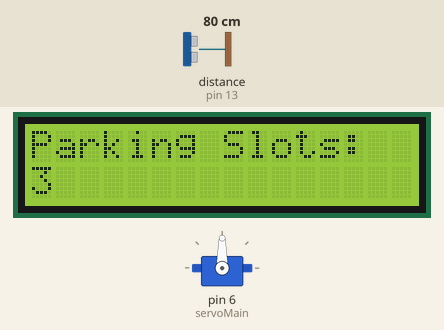
Simulated run of this sketch. Board: Arduino Uno, built with avr-gcc and run on an emulated ATmega328P. On the bench: servo, 16×2 character LCD. Wiring (inferred from the names in the program): ultrasonic range finder: trigger pin 12; echo pin 13. Inputs (shaded band) come from the test bench; at power-on: distance to the obstacle (sensor on pin 13) 80 cm. The echo pulse lasts 58.3 µs per cm.

Above: at 1.2 s.
1.3 s: distance to the obstacle (sensor on pin 13) set to 2 cm
At 5.31 s:
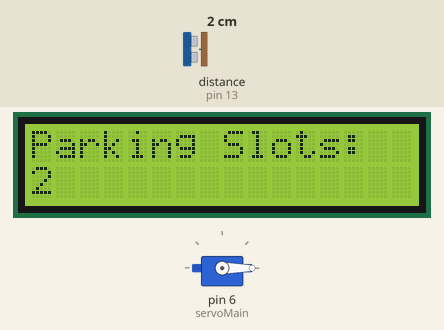
At 13.9 s:
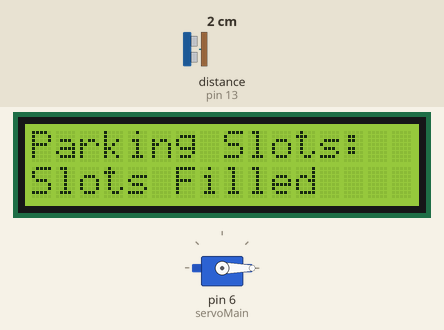
Timing chart, 0 to 15.4 s (numbered marks = the images above; inputs shaded):
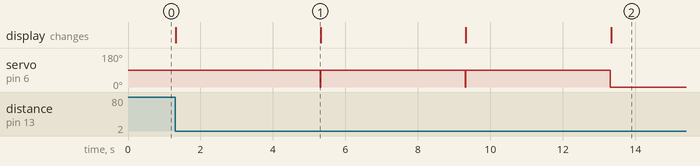

The sketch:

final1.ino
```cpp
#include <Servo.h>
#include <Wire.h>
#include <LiquidCrystal_I2C.h>

// Define our Servo
Servo servoMain;

// Define ultrasonic sensor pins
int trigpin = 12;
int echopin = 13;
int distance;
float duration;
float cm;

// Initialize the LCD with I2C address 0x27 (commonly used address)
LiquidCrystal_I2C lcd(0x27, 16, 2);

// Parking slot management
int parkingSlots = 3;

unsigned long previousMillis = 0;
const long interval = 2000; // 2 seconds delay

enum ServoState {
  SCAN,
  DETECTED,
  DELAY
};

ServoState servoState = SCAN;

void setup() {
    // Attach servo to pin 6
    servoMain.attach(6);

    // Set ultrasonic sensor pins
    pinMode(trigpin, OUTPUT);
    pinMode(echopin, INPUT);

    // Initialize the LCD and print the initial number of slots
    lcd.init();
    lcd.backlight();
    lcd.setCursor(0, 0);
    lcd.print("Parking Slots:");
    lcd.setCursor(0, 1);
    lcd.print(parkingSlots);
}

void loop() {
    switch (servoState) {
        case SCAN:
            scanAndMoveServo();
            break;
        case DETECTED:
            if (distance >= 10) {
                servoState = SCAN; // Reset state if object is out of range
            } else {
                unsigned long currentMillis = millis();
                if (currentMillis - previousMillis >= interval) {
                    servoState = DELAY; // Move to delay state after 2 seconds
                    previousMillis = currentMillis; // Record the time
                }
            }
            break;
        case DELAY:
            if (millis() - previousMillis >= interval) {
                servoMain.write(0); // Return servo to 0 degrees
                servoState = SCAN; // Return to scanning state
            }
            break;
    }
}

void scanAndMoveServo() {
    digitalWrite(trigpin, LOW);
    delayMicroseconds(2);
    digitalWrite(trigpin, HIGH);
    delayMicroseconds(10);
    digitalWrite(trigpin, LOW);
    duration = pulseIn(echopin, HIGH);
    cm = (duration / 29.1) / 2; // Convert duration to cm

    if (cm != 0 && cm < 400) { // Check for valid readings
        distance = cm;
        if (distance < 10) {
            if (parkingSlots > 0) {
                servoMain.write(90); // Turn servo to 90 degrees if object is below 10 cm
                servoState = DETECTED; // Change state
                previousMillis = millis(); // Record the time

                // Update parking slots and display
                parkingSlots--;
                updateLCD();
            } else {
                // Display "Slots Filled" message
                lcd.clear();
                lcd.setCursor(0, 0);
                lcd.print("Parking Slots:");
                lcd.setCursor(0, 1);
                lcd.print("Slots Filled");
            }
        }
    }
}

void updateLCD() {
    lcd.clear();
    lcd.setCursor(0, 0);
    lcd.print("Parking Slots:");
    lcd.setCursor(0, 1);
    lcd.print(parkingSlots);
}
```

Measured:
- after the input at 1.3 s, servo on pin 6 (servoMain): 90° → 0° after 12.0 s; the display: changes at once (image 1)
- what the display in image 1 shows lasts 4.0 s, from 1.3 s to 5.3 s
